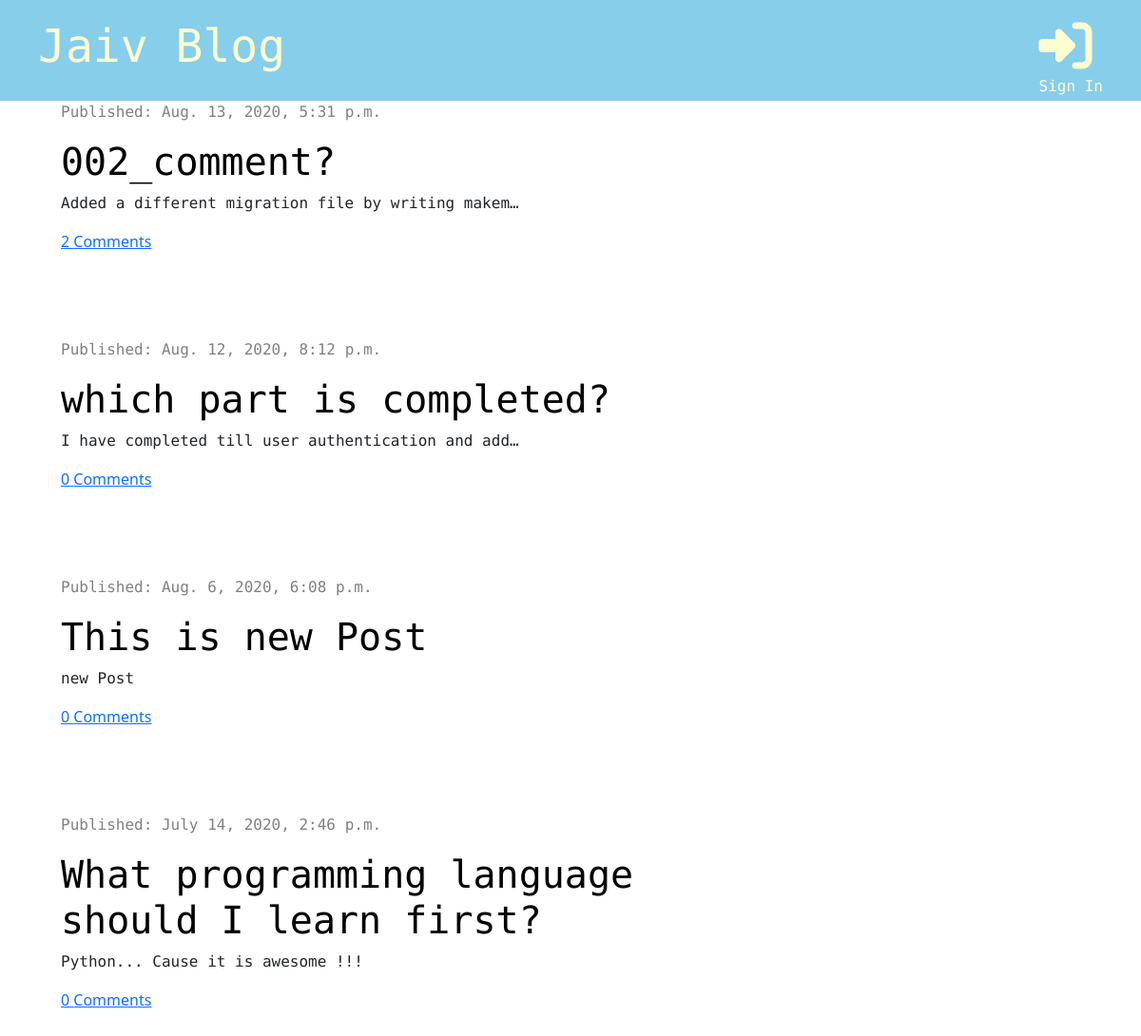
The page / on the database its author committed.
### blog/models.py (models this page shows, shortened)
class Post(models.Model):
    author = models.ForeignKey('auth.User', on_delete=models.CASCADE)
    title = models.CharField(max_length=200)
    text = models.TextField()
    created_date = models.DateTimeField(default=timezone.now)
    published_date = models.DateTimeField(blank=True, null=True)
    def approved_comments(self):
        return self.comments.filter(approved=True)

### blog/views.py (the view)
# urls.py: path('', views.post_list, name='post_list'),
def post_list(request):
    posts = Post.objects.filter(published_date__lte=timezone.now()).order_by('-published_date')
    stuff_for_frontend = {'posts': posts}
    return render(request, 'blog/post_list.html', stuff_for_frontend)

### blog/templates/blog/post_list.html (shortened to what this page needs)
{% extends 'blog/base.html' %}
    {% block content %}
            {% for post in posts %}
            <div class="post">
                <div class="date">
                    <p>Published: {{ post.published_date}}</p>
                </div>
            <h1><a href="{% url 'post_detail' pk=post.pk %}">{{ post.title }}</a></h1>
            <p>{{ post.text|truncatechars:50 }}</p>
            <a href="{% url 'post_detail' pk=post.pk %}">{{ post.approved_comments.count }} Comments</a>
            </div>
            {% endfor %}
    {% endblock %}

### blog/static/css/blog.css (style rules this page uses)
h1, h2, h3, h4, p { font-family: "Roboto Mono", "Lucida Grande", "DejaVu Sans", "Bitstream Vera Sans", Verdana, Arial, sans-serif; }
.date { color: grey; }
.post { margin-bottom: 90px; }
.post h1 a { color: #000000; text-decoration: none; }

### rows shown on the page
Post: published_date "Aug. 13, 2020, 5:31 p.m.", title "002_comment?", text "Added a different migration file by writing makem…", approved_comments.count "2"
Post: published_date "Aug. 12, 2020, 8:12 p.m.", title "which part is completed?", text "I have completed till user authentication and add…", approved_comments.count "0"
Post: published_date "Aug. 6, 2020, 6:08 p.m.", title "This is new Post", text "new Post", approved_comments.count "0"
Post: published_date "July 14, 2020, 2:46 p.m.", title "What programming language should I learn first?", text "Python... Cause it is awesome !!!", approved_comments.count "0"
